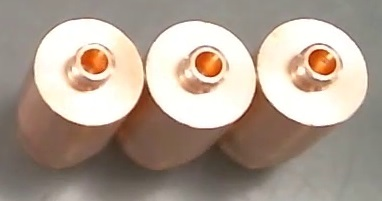
#> input picture images/contacts/3contacts.jpg, 382 x 201 px, found by its file name
$ python circles.py
#> lines starting #> are read from the running program, lines starting #| are printed output that depends on the picture; after the words box and inside, x2 and y2 are one past the last pixel; in counts of white or black regions, pixels touching at a corner belong together
#!/usr/bin/python

'''
This example illustrates how to use cv.HoughCircles() function.

Usage:
    houghcircles.py [<image_name>]
    image argument defaults to ../data/board.jpg
'''

# Python 2/3 compatibility
# from __future__ import print_function

import cv2 as cv
import numpy as np
import sys

def drawEllipse(im):
    '''
    Parameters
        img	Image.
        center	Center of the ellipse.
        axes	Half of the size of the ellipse main axes.
        angle	Ellipse rotation angle in degrees.
        startAngle	Starting angle of the elliptic arc in degrees.
        endAngle	Ending angle of the elliptic arc in degrees.
        color	Ellipse color.
        thickness	Thickness of the ellipse arc outline, if positive. Otherwise, this indicates that a filled ellipse sector is to be drawn.
        lineType	Type of the ellipse boundary. See the line description.
        shift	Number of fractional bits in the coordinates of the center and values of axes.
    '''
    cv.ellipse(im, (100, 100), (20, 20), 0, 0, 360, (250, 0, 0), -1, 8, 0)
    # ellipse( img, Point(dx+150, dy+100), Size(100,70), 0, 0, 360, white, -1, 8, 0 );

if __name__ == '__main__':
    print(__doc__)

    try:
        fn = sys.argv[1]
    except IndexError:
        fn = "images/contacts/3contacts.jpg"

    src = cv.imread(fn, 1)
#> src is the input picture: shape (201, 382, 3); mean B, G, R 145.7, 158.7, 173.4
    # src = (np.ones((201, 201, 3), dtype=np.uint8) * 255).astype(np.uint8)
    # drawEllipse(src)

    img = cv.cvtColor(src, cv.COLOR_BGR2GRAY)
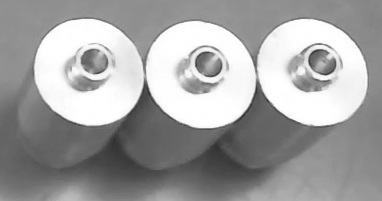
#> img: shape (201, 382); min 41, max 255, mean 161.6
    img = cv.medianBlur(img, 5)
    cimg = src.copy() # numpy function

    #circles = cv.HoughCircles(img, cv.HOUGH_GRADIENT, 1, 10, np.array([]), 100, 30, 1, 30)
    circles = cv.HoughCircles(img, cv.HOUGH_GRADIENT, 1, 20, param1 = 50, param2 = 30, minRadius = 0, maxRadius = 0)
#> circles = [[318.5, 64.5, 22.3], [208.5, 67.5, 19.9], [82.5, 72.5, 19.1], [216.5, 91.5, 34.4], [185.5, 98.5, 24.3], [103.5, 58.5, 10.3], [306.5, 82.5, 9.6]]
    #circles = cv.HoughCircles(img, cv.HOUGH_GRADIENT, 1, 20)

    if circles is not None and len(circles) > 0: # Check if circles have been found and only then iterate over these and add them to the image
        a, b, c = circles.shape
#> a = 1; b = 7; c = 3
        for i in range(b):
            cv.circle(cimg, (circles[0][i][0], circles[0][i][1]), circles[0][i][2], (0, 0, 255), 3, cv.LINE_AA)
            cv.circle(cimg, (circles[0][i][0], circles[0][i][1]), 2, (0, 255, 0), 3, cv.LINE_AA)  # draw center of circle
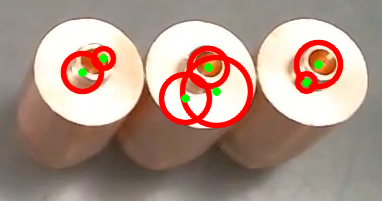
#> cimg: shape (201, 382, 3); 7.64% of pixels changed, all inside (x1, y1, x2, y2) = (60, 39, 344, 129)

        cv.imshow("detected circles", cimg)

    cv.imshow("source", src)
    cv.waitKey(0)
